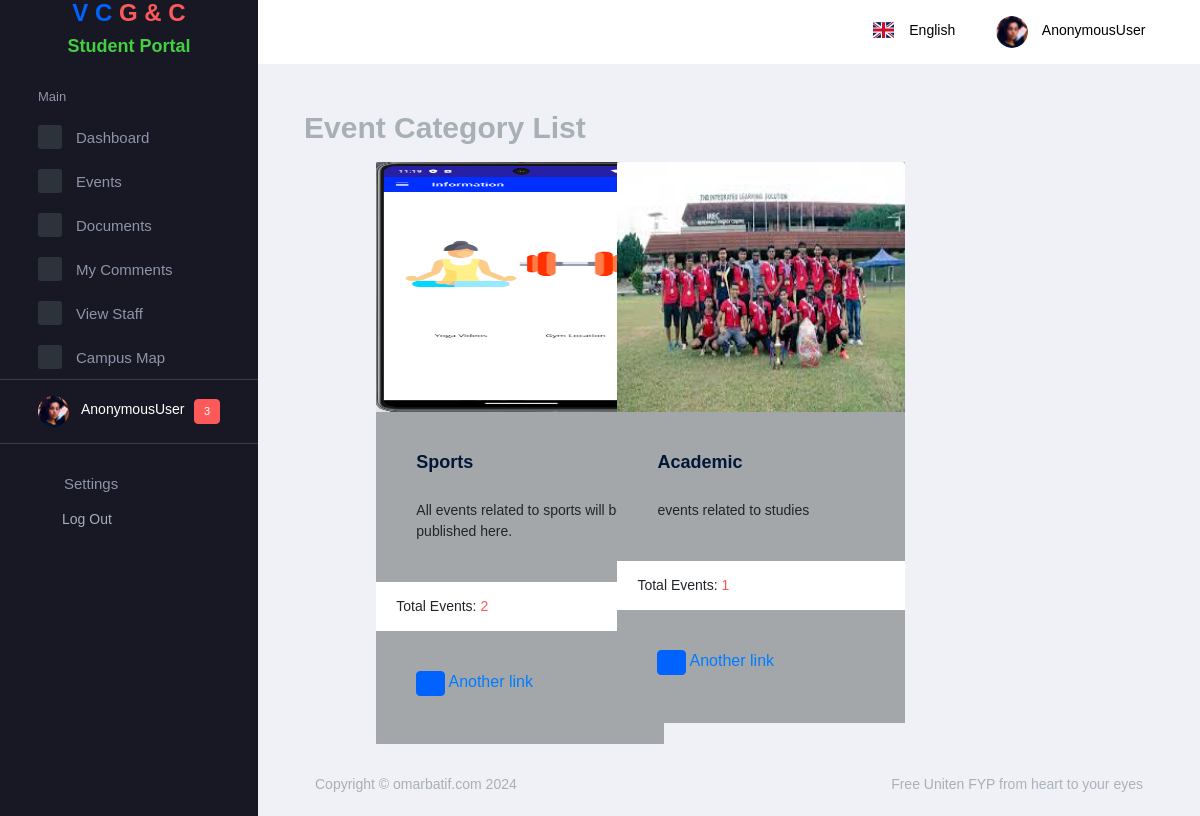
/student/events/category/, run on the app's committed database.
### university/models.py (models this page shows, shortened)
class EventCategory(models.Model):
    class Meta:
        app_label = "university"
        managed = True
        verbose_name = 'Event Category'
        verbose_name_plural = 'Event Categories'
    name = models.CharField(
        max_length=50, blank=True, null=True)
    description = models.CharField(
        max_length=500, blank=True, null=True)
    image = models.ImageField(upload_to="events/categories/",
                              null=True, default="default_img.jpeg")

### student/views.py (the view)
class EventCagetoryListView(ListView):
    model = EventCategory
    context_object_name = 'categories'
    template_name = 'dashboard/student/events/category-list.html'
    def get_queryset(self):
        return EventCategory.objects.annotate(event_count=Count('event'))

### templates/dashboard/student/events/category-list.html
{% extends "dashboard/student-base.html" %} {% block main_content %}
<div class="row mb-2">
  <div class="col-sm-12">
    <h1>Event Category List</h1>
  </div>
</div>
<div class="row mt-2">
  <div class="col-md-1"></div>
  <div class="col-md-10">
    <div class="row">
      {% for category in categories %}
        <div class="col-sm-4 mb-2">
          <div class="card"
                style="
                  width: 18rem;
                  background-color: rgb(164, 167, 170);
                  border-radius: 15px, 15px, 15px, 15px;
                ">
            <img class="card-img-top" src="{{ category.image.url}}" alt="Card image cap" style="height:250px;">
            <div class="card-body">
              <h5 class="card-title">{{ category.name }}</h5>
              <p class="card-text">{{ category.description }}</p>
            </div>
            <ul class="list-group list-group-flush">
              <li class="list-group-item">Total Events: <span class="text-danger"> {{ category.event_count }}</span></li>
            </ul>
            <div class="card-body">
              <label class="badge badge-primary">
                <a href="{% url 'event_list_by_category' category.id %}" class="text-success">
                  <i class="mdi mdi-eye"></i>
                </a>
              </label>
              <a href="#" class="card-link">Another link</a>
            </div>
          </div>
        </div>
        {% endfor %}
    </div>
  </div>
  <div class="col-md-1"></div>
</div>
{% endblock main_content %}

### data on the page
EventCategory: image (picture), name "Sports", description "All events related to sports will be published here.", event_count "2"
EventCategory: image (picture), name "Academic", description "events related to studies", event_count "1"

### other printed values
{{ request.user }} "AnonymousUser"
